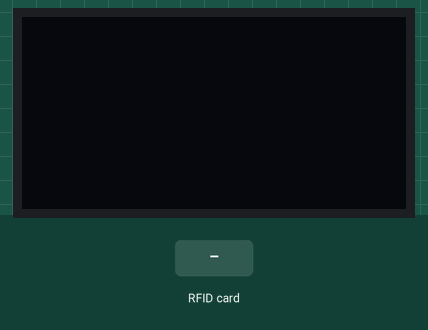
A sketch run on a simulated ESP32. Parts: 128×64 one-colour display. Inputs (shaded band) come from the test bench. The OLED is the two-colour kind (top 16 rows yellow); WiFi joins after 1.5 s; servers stay silent unless stated; what the sketch prints to the serial monitor is not drawn.

Above: at 3.1 s.
3.2 s: RFID card 7A 3A 95 19 held to the reader
At 4.7 s:
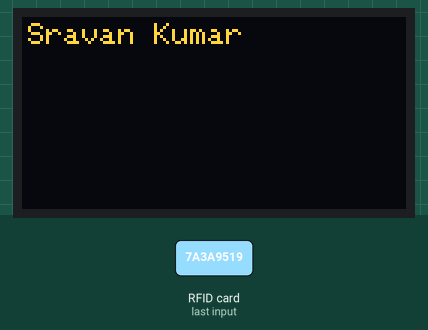
5.4 s: RFID card AA 29 9A 19 held to the reader
At 7.1 s:
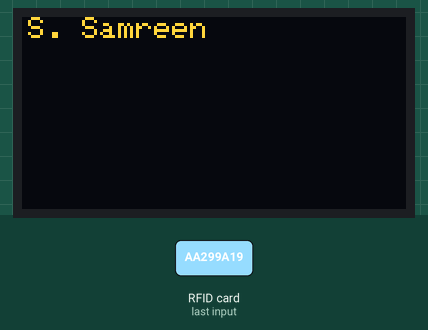
7.4 s: RFID card 79 D0 24 A3 held to the reader
At 9.0 s:
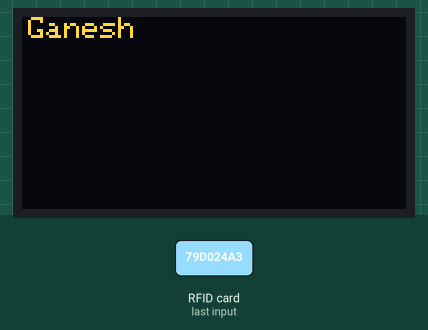
9.4 s: RFID card 5E 7A 19 C4 held to the reader
At 10.5 s:
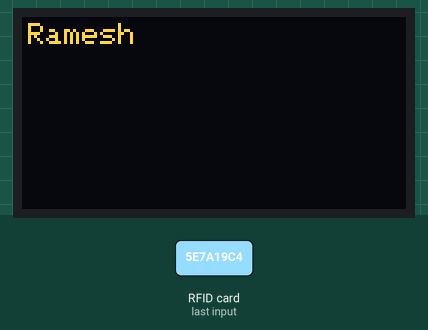
11.4 s: RFID card 7A 3A 95 19 held to the reader
At 13.2 s:
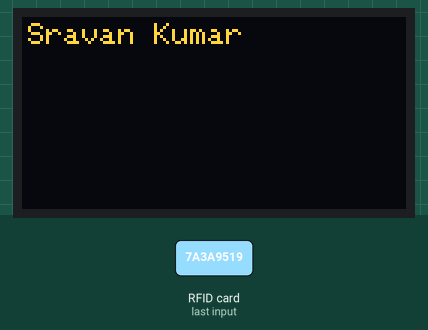
Timing chart, 0 to 14.4 s (numbered marks = the images above; inputs shaded):
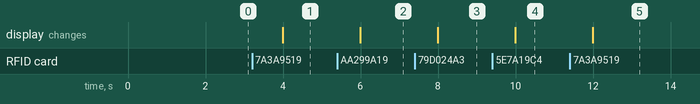

Measured:
- after the input at 3.2 s, the display: changes after 0.79 s (image 1)
- after the input at 5.4 s, the display: changes after 0.59 s (image 2)
- after the input at 7.4 s, the display: changes after 0.59 s (image 3)
- after the input at 9.4 s, the display: changes after 0.59 s (image 4)
- after the input at 11.4 s, the display: changes after 0.59 s (image 5)

The sketch:

RFID_Final_Blynk.ino
```cpp
#define BLYNK_PRINT Serial
//#define BLYNK_TEMPLATE_ID "**************"      //Paste your credentials here
//#define BLYNK_DEVICE_NAME "*****************************"  //Paste your credentials here
#define BLYNK_TEMPLATE_ID "TMPLE8yZKjFI"
#define BLYNK_DEVICE_NAME "RFID Based Attendance System"
//#define BLYNK_AUTH_TOKEN "bpnA6-GsE1_8-6WN0umGQmt7TKR8X7lZ"
#include <WiFi.h>
#include <WiFiClient.h>
#include <BlynkSimpleEsp32.h>
char auth[] = "bpnA6-GsE1_8-6WN0umGQmt7TKR8X7lZ";//Paste auth token you copied

// Your WiFi credentials.
// Set password to "" for open networks.
char ssid[] = "IOTlab";///Enter your wifi name
char pass[] = "iotlab@p202";// Enter wifi password
BlynkTimer timer;
#include <SPI.h>
#include <MFRC522.h>
#include <Arduino.h>
#include <Adafruit_GFX.h>
#include <Adafruit_SH1106.h>
#include <Wire.h>
#define OLED_SDA 21
#define OLED_SCL 22

Adafruit_SH1106 display(21, 22);

// Instantiate an object for the OLED screen

#define SS_PIN 5
#define RST_PIN 27

MFRC522 mfrc522(SS_PIN, RST_PIN);


void sendSensor()
{
  if( ! mfrc522.PICC_IsNewCardPresent()){
    return;
  }

  if( ! mfrc522.PICC_ReadCardSerial()){
    return;
  }

  Serial.print("UID tag :");
  String content = "";
  byte letter;

  for(byte i = 0; i < mfrc522.uid.size; i++){
    Serial.print(mfrc522.uid.uidByte[i] < 0x10 ? " 0" : " ");
    Serial.print(mfrc522.uid.uidByte[i], HEX);
    content.concat(String(mfrc522.uid.uidByte[i] < 0x10 ? " 0" : " "));
    content.concat(String(mfrc522.uid.uidByte[i], HEX));
  }

  Serial.println();
  //Serial.print("Name : ");
  //display.println("Name : ");
  display.display();
  content.toUpperCase();

  if(content.substring(1) == "7A 3A 95 19"){
    Serial.println("Sravan Kumar");
    display.setCursor(2, 2);
    display.clearDisplay();
    display.println("Sravan Kumar");
    display.display();
    Serial.println();
    delay(1000);
    Blynk.virtualWrite(V0,"Sravan Kumar");
  }

  else if(content.substring(1) == "AA 29 9A 19"){
    Serial.println("S. Samreen");
    display.setCursor(2, 0);
    display.clearDisplay();
    display.println("S. Samreen");
    display.display();
    Serial.println();
    delay(1000);
    Blynk.virtualWrite(V1,"S. Samreen");
  }
else if(content.substring(1) == "79 D0 24 A3"){
    Serial.println("Ganesh");
    Serial.println();
    display.setCursor(2, 0);
    display.clearDisplay();
    display.println("Ganesh");
    display.display();
    Blynk.virtualWrite(V2,"Ganesh");
    delay(1000);
  }
  else if(content.substring(1) == "79 D0 24 A3"){
    Serial.println("Sohail");
    Serial.println();
     display.setCursor(2, 2);
    display.clearDisplay();
    display.println("Sohil");
    display.display();
    delay(1000);
    Blynk.virtualWrite(V3,"Sohil");
  }
  else{
    Serial.println("Ramesh");
     display.setCursor(2, 2);
    display.clearDisplay();
    display.println("Ramesh");
    display.display();
    delay(1000);
  }
  // You can send any value at any time.
  // Please don't send more that 10 values per second.
  Blynk.virtualWrite(V4,"Please keep your Tag"); // select your virtual pins accordingly
//    Blynk.virtualWrite(V2, moistvalue); // select your virtual pins accordingly
}
void setup() {

  Serial.begin(9600);
  SPI.begin();
  mfrc522.PCD_Init();
  Serial.println("Put your card to the reader...");
   display.begin(SH1106_SWITCHCAPVCC, 0x3C);
  display.clearDisplay();
  display.display();
  //set the text size, color, cursor position and displayed text
  display.setTextColor(WHITE);
  display.setTextSize(1.5);
  display.setCursor(0, 0);
 //display.println("Hello World!");
 display.display();
  Blynk.begin(auth, ssid, pass);
  timer.setInterval(1000L, sendSensor);

}

void loop() {

  Blynk.run();
  timer.run();

}
```
